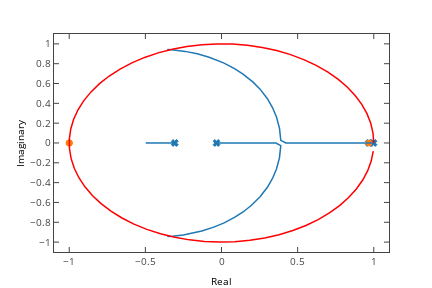

Notebook cell for this chart:
### Markdown cell above
Orain beste K gehigarri bat ipintzen bada sisteman, egonkorreko errorea horren menpe izango da
$Kp=192.1*K$ eta $ess=\frac{1}{192.1*K}$

Halere, sistema egonkorra izan behar da. Egonklortasuna K-ren menpe hanbait metodo erabili ahal dugu. Adibidez, erroen kokaera

### Code cell
c.rlocus(gpz*gcz,sp.r_[0:20:0.01])
data=sp.exp(sp.r_[0:2*sp.pi:0.1]*1j)
plt.plot(data.real,data.imag,'r')
f=plt.gcf();py.iplot_mpl(f)

### Figure 1 — Plotly figure (JSON) as saved in the notebook; plotly's stock layout.template omitted (floating-point values rounded to 4 significant figures; data arrays with more than 128 entries replaced by an {"elided": "..."} marker saying what was removed)
{"data": [{"marker": {"color": "#1F77B4", "line": {"color": "#1F77B4", "width": 1}, "opacity": 1, "size": 6, "symbol": "x"}, "mode": "markers", "name": "_line0", "type": "scatter", "uid": "6053f373-4c84-493d-a9f9-fa0c1e366536", "x": [0.9984, 0.9678, -0.3067, -0.03264], "xaxis": "x", "y": [0, 0, 0, 0], "yaxis": "y"}, {"marker": {"color": "#FF7F0E", "line": {"color": "#FF7F0E", "width": 1}, "opacity": 1, "size": 6, "symbol": "circle"}, "mode": "markers", "name": "_line1", "type": "scatter", "uid": "9b012874-c58e-4a63-b31c-67274c44ceeb", "x": [0.9686, -1.0, -1.0, -1.0], "xaxis": "x", "y": [0, 0, 2.221e-05, -2.221e-05], "yaxis": "y"}, {"line": {"color": "rgba (31, 119, 180, 1)", "dash": "solid", "width": 1.5}, "mode": "lines", "name": "rootlocus", "type": "scatter", "uid": "e2a9b7ad-040f-470c-94e1-7672fcce1d61", "x": {"elided": "2000 float values"}, "xaxis": "x", "y": {"elided": "2000 int values"}, "yaxis": "y"}, {"line": {"color": "rgba (31, 119, 180, 1)", "dash": "solid", "width": 1.5}, "mode": "lines", "name": "rootlocus", "type": "scatter", "uid": "46c68623-1f4b-482d-826e-630015449b94", "x": {"elided": "2000 float values"}, "xaxis": "x", "y": {"elided": "2000 float values"}, "yaxis": "y"}, {"line": {"color": "rgba (31, 119, 180, 1)", "dash": "solid", "width": 1.5}, "mode": "lines", "name": "rootlocus", "type": "scatter", "uid": "f9dde407-49db-4af2-b59b-9484036e7b03", "x": {"elided": "2000 float values"}, "xaxis": "x", "y": {"elided": "2000 float values"}, "yaxis": "y"}, {"line": {"color": "rgba (31, 119, 180, 1)", "dash": "solid", "width": 1.5}, "mode": "lines", "name": "rootlocus", "type": "scatter", "uid": "54da3772-a51b-4a24-9aa8-818a1add004a", "x": {"elided": "2000 float values"}, "xaxis": "x", "y": {"elided": "2000 int values"}, "yaxis": "y"}, {"line": {"color": "rgba (255, 0, 0, 1)", "dash": "solid", "width": 1.5}, "mode": "lines", "name": "_line8", "type": "scatter", "uid": "5617651b-8387-4709-9ab1-f24261f446f9", "x": [1, 0.995, 0.9801, 0.9553, 0.9211, 0.8776, 0.8253, 0.7648, 0.6967, 0.6216, 0.5403, 0.4536, 0.3624, 0.2675, 0.17, 0.07074, -0.0292, -0.1288, -0.2272, -0.3233, -0.4161, -0.5048, -0.5885, -0.6663, -0.7374, -0.8011, -0.8569, -0.9041, -0.9422, -0.971, -0.99, -0.9991, -0.9983, -0.9875, -0.9668, -0.9365, -0.8968, -0.8481, -0.791, -0.7259, -0.6536, -0.5748, -0.4903, -0.4008, -0.3073, -0.2108, -0.1122, -0.01239, 0.0875, 0.1865, 0.2837, 0.378, 0.4685, 0.5544, 0.6347, 0.7087, 0.7756, 0.8347, 0.8855, 0.9275, 0.9602, 0.9833, 0.9965], "xaxis": "x", "y": [0, 0.09983, 0.1987, 0.2955, 0.3894, 0.4794, 0.5646, 0.6442, 0.7174, 0.7833, 0.8415, 0.8912, 0.932, 0.9636, 0.9854, 0.9975, 0.9996, 0.9917, 0.9738, 0.9463, 0.9093, 0.8632, 0.8085, 0.7457, 0.6755, 0.5985, 0.5155, 0.4274, 0.335, 0.2392, 0.1411, 0.04158, -0.05837, -0.1577, -0.2555, -0.3508, -0.4425, -0.5298, -0.6119, -0.6878, -0.7568, -0.8183, -0.8716, -0.9162, -0.9516, -0.9775, -0.9937, -0.9999, -0.9962, -0.9825, -0.9589, -0.9258, -0.8835, -0.8323, -0.7728, -0.7055, -0.6313, -0.5507, -0.4646, -0.3739, -0.2794, -0.1822, -0.08309], "yaxis": "y"}], "layout": {"autosize": false, "height": 288, "hovermode": "closest", "margin": {"b": 36, "l": 54, "pad": 0, "r": 43, "t": 34}, "showlegend": false, "width": 432, "xaxis": {"anchor": "y", "domain": [0, 1], "mirror": "ticks", "nticks": 11, "range": [-1.1, 1.1], "showgrid": false, "showline": true, "side": "bottom", "tickfont": {"size": 10}, "ticks": "inside", "title": {"font": {"color": "#000000", "size": 10}, "text": "Real"}, "type": "linear", "zeroline": false}, "yaxis": {"anchor": "x", "domain": [0, 1], "mirror": "ticks", "nticks": 11, "range": [-1.1, 1.1], "showgrid": false, "showline": true, "side": "left", "tickfont": {"size": 10}, "ticks": "inside", "title": {"font": {"color": "#000000", "size": 10}, "text": "Imaginary"}, "type": "linear", "zeroline": false}}}
